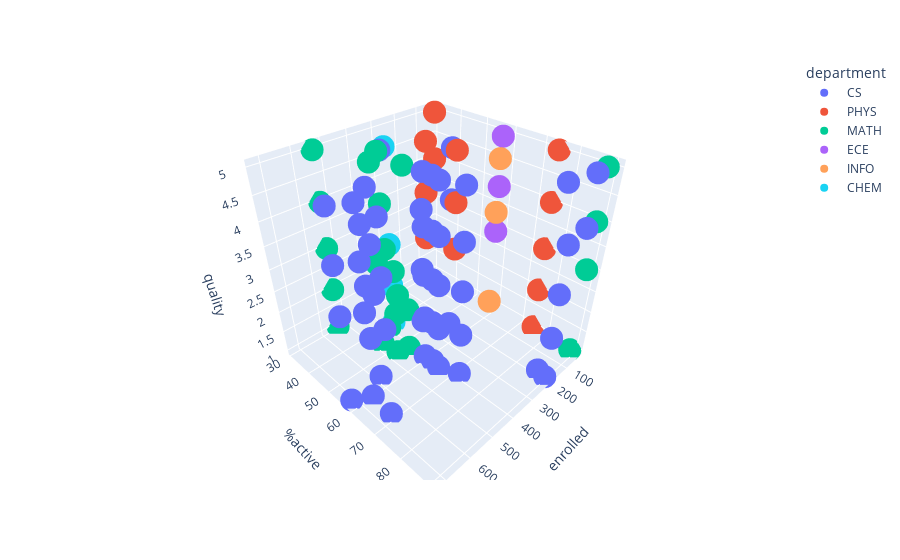

Source (notebook cell):
### Markdown cell above
- **Analysis**: This histogram shows the number of reviews we had for each department. We have much more data for CS classes, than for all the other departments

### Code cell
#3d scatter plot against enrolled, %active and quality
fig = px.scatter()
fig = px.scatter_3d(all_data, x = 'enrolled', y = '%active', z = 'quality', color = 'department')
fig.show()

### Figure 1 — Plotly figure (JSON) as saved in the notebook; plotly's stock layout.template omitted (floating-point values rounded to 4 significant figures; data arrays with more than 128 entries replaced by an {"elided": "..."} marker saying what was removed)
{"data": [{"hovertemplate": "department= CS<br>enrolled=%{x}<br>%active=%{y}<br>quality=%{z}<extra></extra>", "legendgroup": " CS", "marker": {"color": "#636efa", "symbol": "circle"}, "mode": "markers", "name": " CS", "scene": "scene", "showlegend": true, "type": "scatter3d", "x": {"elided": "254 int values"}, "y": {"elided": "254 int values"}, "z": {"elided": "254 int values"}}, {"hovertemplate": "department= PHYS<br>enrolled=%{x}<br>%active=%{y}<br>quality=%{z}<extra></extra>", "legendgroup": " PHYS", "marker": {"color": "#EF553B", "symbol": "circle"}, "mode": "markers", "name": " PHYS", "scene": "scene", "showlegend": true, "type": "scatter3d", "x": [259, 242, 259, 242, 259, 242, 259, 242, 28, 28, 28, 28, 28, 28, 28, 28, 28, 44, 44, 44, 44, 44, 44], "y": [47, 57, 47, 57, 47, 57, 47, 57, 75, 75, 75, 75, 75, 75, 75, 75, 75, 32, 32, 32, 32, 32, 32], "z": [3, 3, 4, 4, 4, 4, 5, 5, 2, 2, 1, 1, 1, 5, 3, 1, 4, 5, 5, 5, 5, 5, 4]}, {"hovertemplate": "department= MATH<br>enrolled=%{x}<br>%active=%{y}<br>quality=%{z}<extra></extra>", "legendgroup": " MATH", "marker": {"color": "#00cc96", "symbol": "circle"}, "mode": "markers", "name": " MATH", "scene": "scene", "showlegend": true, "type": "scatter3d", "x": [417, 36, 417, 36, 417, 36, 417, 36, 417, 36, 417, 36, 417, 36, 543, 543, 543, 543, 543, 543, 543, 543, 543, 482, 482, 482, 482, 430, 430, 430, 430, 430, 430, 430, 430, 430, 430, 473, 473, 473, 473, 410, 410, 403], "y": [43, 89, 43, 89, 43, 89, 43, 89, 43, 89, 43, 89, 43, 89, 31, 31, 31, 31, 31, 31, 31, 31, 31, 47, 47, 47, 47, 54, 54, 54, 54, 54, 54, 54, 54, 54, 54, 53, 53, 53, 53, 43, 43, 47], "z": [5, 5, 5, 5, 4, 4, 1, 1, 5, 5, 4, 4, 3, 3, 5, 1, 4, 3, 4, 4, 4, 2, 4, 3, 5, 5, 1, 5, 5, 5, 2, 5, 5, 5, 5, 1, 1, 1, 2, 3, 3, 1, 3, 2]}, {"hovertemplate": "department= ECE<br>enrolled=%{x}<br>%active=%{y}<br>quality=%{z}<extra></extra>", "legendgroup": " ECE", "marker": {"color": "#ab63fa", "symbol": "circle"}, "mode": "markers", "name": " ECE", "scene": "scene", "showlegend": true, "type": "scatter3d", "x": [56, 56, 56, 56, 56], "y": [59, 59, 59, 59, 59], "z": [3, 4, 4, 5, 5]}, {"hovertemplate": "department= INFO<br>enrolled=%{x}<br>%active=%{y}<br>quality=%{z}<extra></extra>", "legendgroup": " INFO", "marker": {"color": "#FFA15A", "symbol": "circle"}, "mode": "markers", "name": " INFO", "scene": "scene", "showlegend": true, "type": "scatter3d", "x": [201, 201, 201, 201, 201], "y": [68, 68, 68, 68, 68], "z": [4, 5, 2, 5, 4]}, {"hovertemplate": "department= CHEM<br>enrolled=%{x}<br>%active=%{y}<br>quality=%{z}<extra></extra>", "legendgroup": " CHEM", "marker": {"color": "#19d3f3", "symbol": "circle"}, "mode": "markers", "name": " CHEM", "scene": "scene", "showlegend": true, "type": "scatter3d", "x": [379, 379, 379, 379, 379], "y": [42, 42, 42, 42, 42], "z": [5, 3, 1, 1, 2]}], "layout": {"legend": {"title": {"text": "department"}, "tracegroupgap": 0}, "margin": {"t": 60}, "scene": {"domain": {"x": [0, 1], "y": [0, 1]}, "xaxis": {"title": {"text": "enrolled"}}, "yaxis": {"title": {"text": "%active"}}, "zaxis": {"title": {"text": "quality"}}}}}
